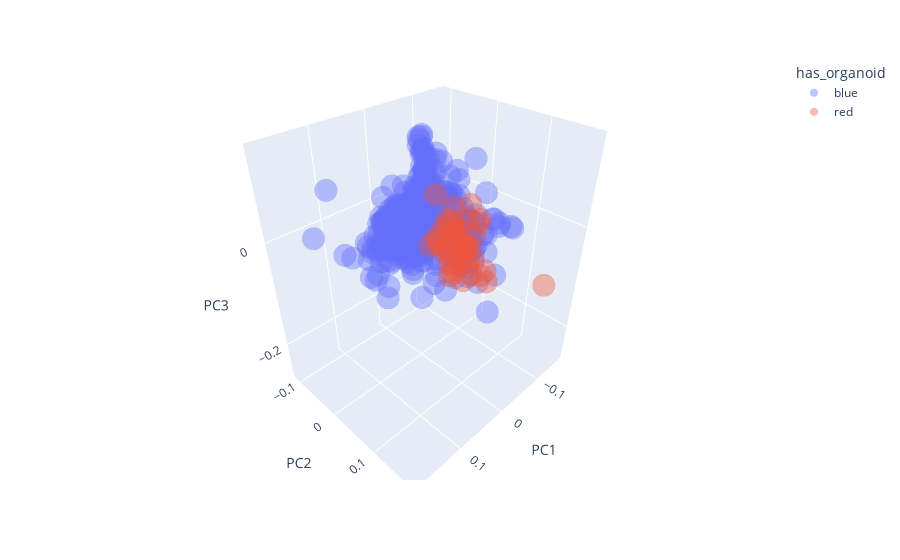

This figure's notebook cell:
### Code cell
fig = px.scatter_3d(wf_PCAs, x='PC1', y='PC2', z='PC3', color = 'has_organoid', size_max = 5, opacity=0.4)
fig.show()

### Figure 1 — Plotly figure (JSON) as saved in the notebook; plotly's stock layout.template omitted (floating-point values rounded to 4 significant figures; data arrays with more than 128 entries replaced by an {"elided": "..."} marker saying what was removed)
{"data": [{"hovertemplate": "has_organoid=blue<br>PC1=%{x}<br>PC2=%{y}<br>PC3=%{z}<extra></extra>", "legendgroup": "blue", "marker": {"color": "#636efa", "opacity": 0.4, "symbol": "circle"}, "mode": "markers", "name": "blue", "scene": "scene", "showlegend": true, "type": "scatter3d", "x": {"elided": "605 float values"}, "y": {"elided": "605 float values"}, "z": {"elided": "605 float values"}}, {"hovertemplate": "has_organoid=red<br>PC1=%{x}<br>PC2=%{y}<br>PC3=%{z}<extra></extra>", "legendgroup": "red", "marker": {"color": "#EF553B", "opacity": 0.4, "symbol": "circle"}, "mode": "markers", "name": "red", "scene": "scene", "showlegend": true, "type": "scatter3d", "x": [-0.02584, -0.007769, -0.03551, -0.0105, 0.008435, 0.02092, -0.02307, -0.03651, -0.04607, -0.01012, -0.022, -0.02178, 0.003331, -0.05082, 0.001663, 0.003419, -0.004822, -0.007102, -0.07645, -0.009034, -0.03278, -0.01805, -0.005542, 0.005406, -0.03274, -0.03398, -0.01287, -0.01364, -0.0361, -0.01941, -0.05666, -0.03424, -0.03955, -0.0302, -0.08537, -0.03515, 0.004039, -0.01467, 0.03758, -0.01972, -0.04394, -0.01931, -0.009305, -0.03793, -0.03176, 0.002369], "y": [0.07125, 0.06075, 0.0651, 0.06131, 0.0967, 0.09372, 0.05963, 0.05954, 0.07946, 0.09786, 0.09082, 0.05293, 0.06627, 0.07472, 0.04084, 0.09416, 0.09656, 0.06968, 0.03499, 0.1279, 0.02602, 0.0547, 0.05966, 0.06815, 0.000219, 0.024, 0.06751, 0.03592, 0.03708, 0.09277, 0.04522, 0.09742, 0.03087, 0.07541, 0.1787, 0.02974, 0.07703, 0.02026, 0.05879, 0.07191, 0.05855, 0.03875, 0.03819, 0.03465, 0.1067, 0.04241], "z": [-0.02219, 0.003594, -0.04809, -0.06837, -0.01674, 0.0279, -0.0246, -0.02524, 0.02164, -0.05115, -0.0293, 0.00674, -0.04153, 0.01124, -0.01755, -0.05721, -0.02701, -0.05416, 0.01826, -0.04847, -0.003958, -0.01051, -0.03348, -0.0606, 0.03898, 0.002769, 0.01405, -0.001367, -0.01014, 0.01193, 0.004379, -0.06538, 0.02748, -0.0202, -0.06816, -0.05036, -0.03429, -0.02147, 0.004492, -0.02457, -0.03316, -0.03522, -0.03381, 0.005138, -0.05058, -0.009324]}], "layout": {"legend": {"title": {"text": "has_organoid"}, "tracegroupgap": 0}, "margin": {"t": 60}, "scene": {"domain": {"x": [0, 1], "y": [0, 1]}, "xaxis": {"title": {"text": "PC1"}}, "yaxis": {"title": {"text": "PC2"}}, "zaxis": {"title": {"text": "PC3"}}}}}
